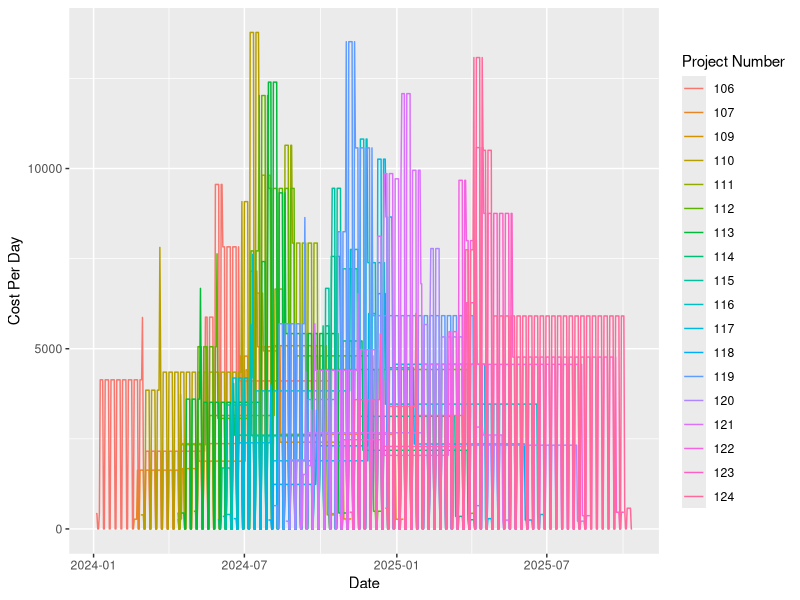

R code for this plot:
library(ggplot2)
library(tidyverse)

cash <- read_csv("Project_Cash_Flow_Data.csv")
cash$`Project Number` <- as.factor(cash$`Project Number`)

ggplot(cash, aes(x = Date, y = `Cost Per Day`, color = `Project Number`)) + 
  geom_line()
